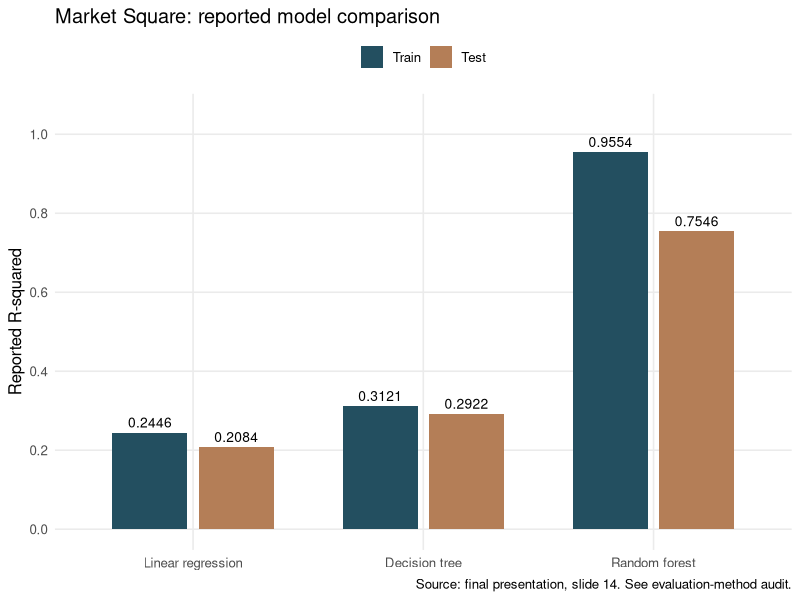

Here is the R script that generated this plot:
# Transcribe and redraw the final presentation, slide 14.
# These are reported results, NOT outputs of run.R.
library(ggplot2)
args <- commandArgs(trailingOnly = TRUE); out <- if (length(args)) args[1] else "outputs"
dir.create(out, recursive = TRUE, showWarnings = FALSE)
d <- data.frame(model = rep(c("Linear regression", "Decision tree", "Random forest"), each = 2),
  partition = rep(c("Train", "Test"), 3),
  r_squared = c(.2446, .2084, .3121, .2922, .9554, .7546),
  rmse = c(164.50, 162.34, 156.98, 153.51, 93.97, 90.03),
  source = "Original final presentation; slide 14",
  status = "Reported; not independently reproduced as a disjoint holdout")
write.csv(d, file.path(out, "reported-metrics.csv"), row.names = FALSE)
d$model <- factor(d$model, levels = unique(d$model))
d$partition <- factor(d$partition, levels = c("Train", "Test"))
p <- ggplot(d, aes(model, r_squared, fill = partition)) +
  geom_col(position = position_dodge(.75), width = .65) +
  geom_text(aes(label = sprintf("%.4f", r_squared)), position = position_dodge(.75), vjust = -.5, size = 3.5) +
  scale_fill_manual(values = c("#234f60", "#b47e57")) +
  scale_y_continuous(limits = c(0, 1.05), breaks = seq(0, 1, .2)) +
  labs(title = "Market Square: reported model comparison", x = NULL, y = "Reported R-squared",
    fill = NULL, caption = "Source: final presentation, slide 14. See evaluation-method audit.") +
  theme_minimal(base_size = 12) + theme(panel.grid.minor = element_blank(), legend.position = "top")
ggsave(file.path(out, "citybus-reported-comparison.svg"), p, width = 9, height = 5, device = svglite::svglite)
